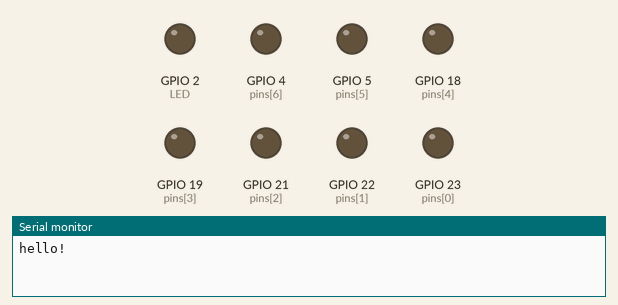
The sketch below on a simulated ESP32. On the bench: output pins drawn as LEDs (lit = HIGH), the last lines printed to the serial monitor.

Above: at 0.05 s.
At 4.97 s:
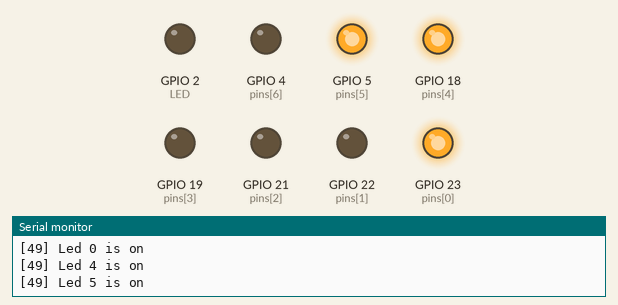
At 10.01 s:
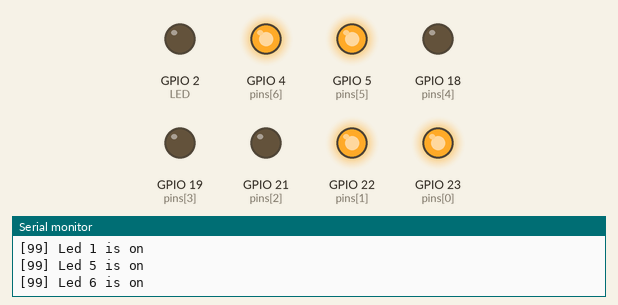
At 19.99 s:
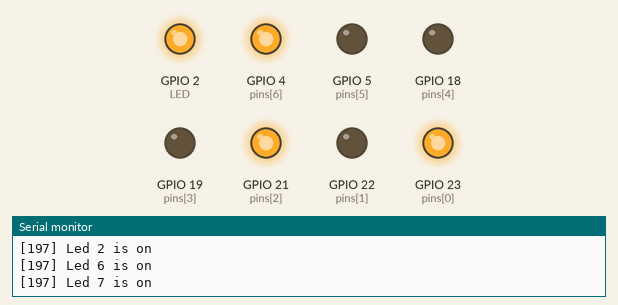
At 29.98 s:
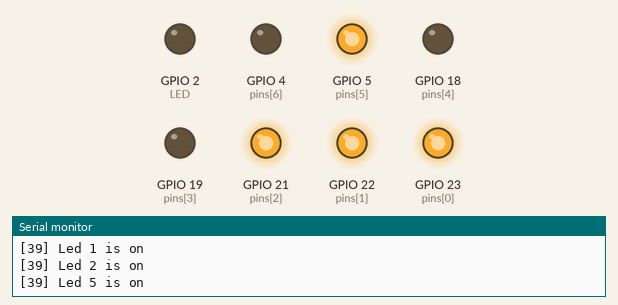
At 39.9 s:
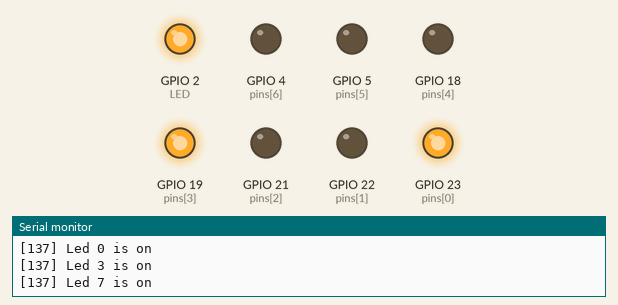
Timing chart, 0 to 40.0 s (numbered marks = the images above):
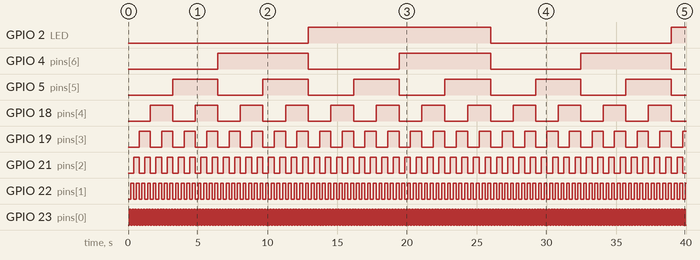

The sketch:

8bit-counter.ino
```cpp
/*********
  Rui Santos
  Complete project details at https://RandomNerdTutorials.com/vs-code-platformio-ide-esp32-esp8266-arduino/
*********/

#include <Arduino.h>

#define LED 2
#define output0 23
#define output1 22
#define output2 1
#define output3 3
#define output4 21
#define output5 19
#define output6 18
#define output7 5
byte i;
int pins[8] = {23, 22, 21, 19, 18, 5, 4, 2};
bool bits[8];

void setup() {
  // put your setup code here, to run once:
  Serial.begin(115200);
  pinMode(LED, OUTPUT);
  /* pinMode(23, OUTPUT); */
  /* pinMode(23, OUTPUT); */
  i = 0;

  for (int j = 0; j < 8; j++) {
    pinMode(pins[j], OUTPUT);
  }
  Serial.println("hello!");
}

void loop() {
  // put your main code here, to run repeatedly:
  for (int k = 0; k < 8; k++)  {
    bits[k] = (i >> k) & 0x1;
  }

  for (int k = 0; k < 8; k++) {
    if (bits[k]) {
      digitalWrite(pins[k], HIGH);
      Serial.println("["+ String(i) + "] Led " + String(k) + " is on");
    }
    else {
      digitalWrite(pins[k], LOW);
      /* Serial.println("Led " + String(k) + " is off"); */
    }
  }
  i++;
  delay(100);
}
```

Measured:
- by itself, GPIO 2 (LED): LOW → HIGH at 12.9 s, → LOW 13.1 s later, → HIGH 12.9 s later
- by itself, GPIO 4 (pins[6]): alternates HIGH for 6.5 s and LOW for 6.5 s
- by itself, GPIO 5 (pins[5]): alternates HIGH for 3.3 s and LOW for 3.2 s
- by itself, GPIO 18 (pins[4]): alternates HIGH for 1.6 s and LOW for 1.6 s
- by itself, GPIO 19 (pins[3]): alternates HIGH for 0.81 s and LOW for 0.81 s
- by itself, GPIO 21 (pins[2]): alternates HIGH for 0.41 s and LOW for 0.40 s
- by itself, GPIO 22 (pins[1]): alternates HIGH for 0.20 s and LOW for 0.20 s
- by itself, GPIO 23 (pins[0]): alternates HIGH for 0.10 s and LOW for 0.10 s
